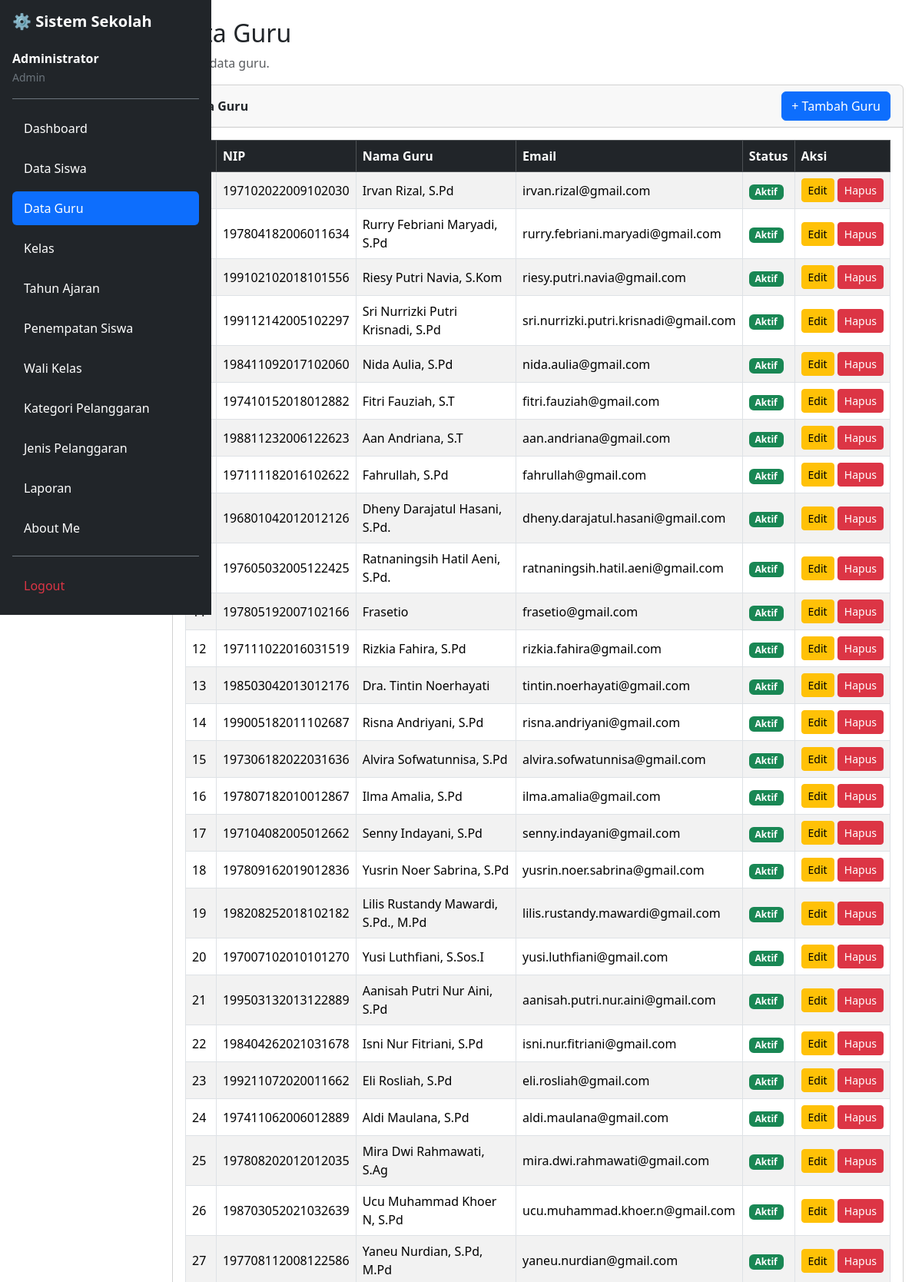
The app's page /data_guru.php (signed in, upper part) with its own data.
### tables this page shows
CREATE TABLE `t_guru` (
  `id` int(11) NOT NULL,
  `nip` varchar(18) NOT NULL,
  `nama` varchar(150) DEFAULT NULL,
  `email` varchar(150) NOT NULL,
  `status_aktif` tinyint(1) NOT NULL,
  `user_id` int(11) NOT NULL,
  `created_at` timestamp NOT NULL DEFAULT current_timestamp(),
  `updated_at` timestamp NOT NULL DEFAULT current_timestamp()
);

### data_guru.php (the view, shortened to what this page needs)
<?php
include 'config/koneksi.php';
$query = mysqli_query($koneksi, "
    SELECT *
    FROM t_guru
    ORDER BY id DESC
");
?>
<!DOCTYPE html>
<html lang="id">
<head>
    <link
        href="https://cdn.jsdelivr.net/npm/bootstrap@5.3.3/dist/css/bootstrap.min.css"
        rel="stylesheet">
    <link
        href="https://cdn.datatables.net/2.3.2/css/dataTables.bootstrap5.min.css"
        rel="stylesheet">
</head>
<body>
<div class="d-flex">
    <?php include 'layout/sidebar.php'; ?>
    <main class="col-md-9 col-lg-10 offset-md-3 offset-lg-2 p-4">
        <h2>Data Guru</h2>
        <p class="text-muted">kelola data guru.</p>
        <div class="card">
            <div class="card-header d-flex justify-content-between align-items-center">
                <strong>Data Guru</strong>
                <a href="tambah_guru.php" class="btn btn-primary">
                    + Tambah Guru
                </a>
            </div>
            <div class="card-body">
                <div class="table-responsive">
                    <table id="tabelGuru" class="table table-bordered table-striped table-hover align-middle w-100">
                        <thead class="table-dark">
                            <tr>
                                <th>No</th>
                                <th>NIP</th>
                                <th>Nama Guru</th>
                                <th>Email</th>
                                <th>Status</th>
                                <th>Aksi</th>
                            </tr>
                        </thead>
                        <tbody>
                        <?php
                        $no = 1;
                        while ($data = mysqli_fetch_assoc($query)) {
                        ?>
                            <tr>
                                <td><?= $no++; ?></td>
                                <td>
                                    <?= htmlspecialchars($data['nip'] ?? ''); ?>
                                </td>
                                <td>
                                    <?= htmlspecialchars($data['nama'] ?? ''); ?>
                                </td>
                                <td>
                                    <?= htmlspecialchars($data['email'] ?? '-'); ?>
                                </td>
                                <td>
                                    <?php if ((int)$data['status_aktif'] === 1) { ?>
                                        <span class="badge bg-success">
                                            Aktif
                                        </span>
                                    <?php } else { ?>
                                        <span class="badge bg-danger">
                                            Tidak Aktif
                                        </span>
                                    <?php } ?>
                                </td>
                                <td class="text-nowrap">
                                    <a href="edit_guru.php?id=<?= (int)$data['id']; ?>"
                                       class="btn btn-warning btn-sm">
                                        Edit
                                    </a>
                                    <form action="hapus_guru.php" method="POST"
                                            class="d-inline"
                                            onsubmit="return confirm('Yakin ingin menghapus data guru ini?')">
                                        <button type="submit" class="btn btn-danger btn-sm">
                                             Hapus
                                        </button>
                                    </form>
                                </td>
                            </tr>
                        <?php } ?>
                        </tbody>
                    </table>
                </div>
            </div>
        </div>
    </div>
</body>
</html>

### records on screen
t_guru: nip "197102022009102030", nama "Irvan Rizal, S.Pd", email "irvan.rizal@gmail.com", status_aktif "Aktif"
t_guru: nip "197804182006011634", nama "Rurry Febriani Maryadi, S.Pd", email "rurry.febriani.maryadi@gmail.com", status_aktif "Aktif"
t_guru: nip "199102102018101556", nama "Riesy Putri Navia, S.Kom", email "riesy.putri.navia@gmail.com", status_aktif "Aktif"
t_guru: nip "199112142005102297", nama "Sri Nurrizki Putri Krisnadi, S.Pd", email "sri.nurrizki.putri.krisnadi@gmail.com", status_aktif "Aktif"
t_guru: nip "198411092017102060", nama "Nida Aulia, S.Pd", email "nida.aulia@gmail.com", status_aktif "Aktif"
t_guru: nip "197410152018012882", nama "Fitri Fauziah, S.T", email "fitri.fauziah@gmail.com", status_aktif "Aktif"
t_guru: nip "198811232006122623", nama "Aan Andriana, S.T", email "aan.andriana@gmail.com", status_aktif "Aktif"
t_guru: nip "197111182016102622", nama "Fahrullah, S.Pd", email "fahrullah@gmail.com", status_aktif "Aktif"
t_guru: nip "196801042012012126", nama "Dheny Darajatul Hasani, S.Pd.", email "dheny.darajatul.hasani@gmail.com", status_aktif "Aktif"
t_guru: nip "197605032005122425", nama "Ratnaningsih Hatil Aeni, S.Pd.", email "ratnaningsih.hatil.aeni@gmail.com", status_aktif "Aktif"
t_guru: nip "197805192007102166", nama "Frasetio", email "frasetio@gmail.com", status_aktif "Aktif"
t_guru: nip "197111022016031519", nama "Rizkia Fahira, S.Pd", email "rizkia.fahira@gmail.com", status_aktif "Aktif"
t_guru: nip "198503042013012176", nama "Dra. Tintin Noerhayati", email "tintin.noerhayati@gmail.com", status_aktif "Aktif"
t_guru: nip "199005182011102687", nama "Risna Andriyani, S.Pd", email "risna.andriyani@gmail.com", status_aktif "Aktif"
t_guru: nip "197306182022031636", nama "Alvira Sofwatunnisa, S.Pd", email "alvira.sofwatunnisa@gmail.com", status_aktif "Aktif"
t_guru: nip "197807182010012867", nama "Ilma Amalia, S.Pd", email "ilma.amalia@gmail.com", status_aktif "Aktif"
t_guru: nip "197104082005012662", nama "Senny Indayani, S.Pd", email "senny.indayani@gmail.com", status_aktif "Aktif"
t_guru: nip "197809162019012836", nama "Yusrin Noer Sabrina, S.Pd", email "yusrin.noer.sabrina@gmail.com", status_aktif "Aktif"
t_guru: nip "198208252018102182", nama "Lilis Rustandy Mawardi, S.Pd., M.Pd", email "lilis.rustandy.mawardi@gmail.com", status_aktif "Aktif"
t_guru: nip "197007102010101270", nama "Yusi Luthfiani, S.Sos.I", email "yusi.luthfiani@gmail.com", status_aktif "Aktif"
t_guru: nip "199503132013122889", nama "Aanisah Putri Nur Aini, S.Pd", email "aanisah.putri.nur.aini@gmail.com", status_aktif "Aktif"
t_guru: nip "198404262021031678", nama "Isni Nur Fitriani, S.Pd", email "isni.nur.fitriani@gmail.com", status_aktif "Aktif"
t_guru: nip "199211072020011662", nama "Eli Rosliah, S.Pd", email "eli.rosliah@gmail.com", status_aktif "Aktif"
t_guru: nip "197411062006012889", nama "Aldi Maulana, S.Pd", email "aldi.maulana@gmail.com", status_aktif "Aktif"
t_guru: nip "197808202012012035", nama "Mira Dwi Rahmawati, S.Ag", email "mira.dwi.rahmawati@gmail.com", status_aktif "Aktif"
t_guru: nip "198703052021032639", nama "Ucu Muhammad Khoer N, S.Pd", email "ucu.muhammad.khoer.n@gmail.com", status_aktif "Aktif"
t_guru: nip "197708112008122586", nama "Yaneu Nurdian, S.Pd, M.Pd", email "yaneu.nurdian@gmail.com", status_aktif "Aktif"

### other values on screen
$_SESSION['name'] "Administrator"
str_replace('_', ' ', $role) "Admin"
$item[0] "Dashboard"
$item[0] "Data Siswa"
$item[0] "Data Guru"
$item[0] "Kelas"
$item[0] "Tahun Ajaran"
$item[0] "Penempatan Siswa"
$item[0] "Wali Kelas"
$item[0] "Kategori Pelanggaran"
$item[0] "Jenis Pelanggaran"
$item[0] "Laporan"
$item[0] "About Me"
